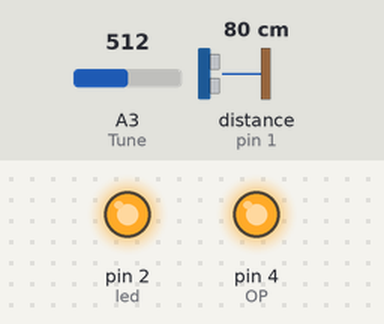
Recording of a sketch running on a simulated Arduino Uno, built with avr-gcc and run on an emulated ATmega328P. On the bench: output pins drawn as LEDs (lit = HIGH). Wiring (inferred from the names in the program): ultrasonic range finder: trigger pin 0; echo pin 1. The test bench sets the inputs (shaded band); at power-on: distance to the obstacle (sensor on pin 1) 80 cm, A3 (Tune) = 512. The echo pulse lasts 58.3 µs per cm; pins used as bus, display or sensor lines are not drawn.

Above: at 1.2 s.
1.3 s: distance to the obstacle (sensor on pin 1) set to 86 cm
At 2.4 s:
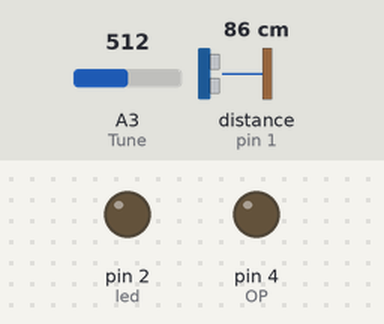
2.8 s: A3 (Tune) set to 530
4.3 s: A3 (Tune) set to 553
At 4.5 s:
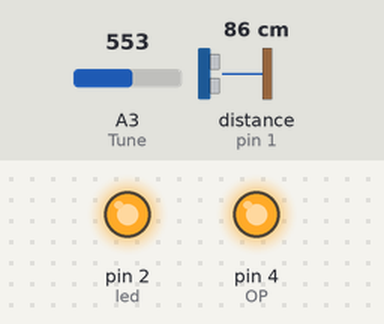
7.3 s: A3 (Tune) set to 511
At 8.2 s:
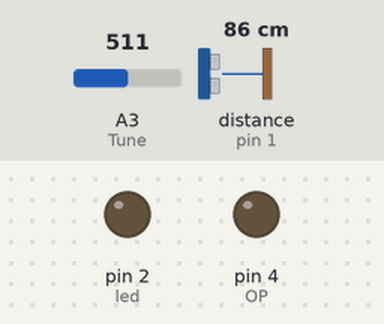
8.8 s: A3 (Tune) set to 716
At 9.0 s:
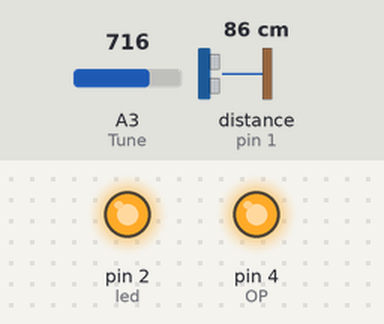
Timing chart, 0 to 11.8 s (numbered marks = the images above; inputs shaded):
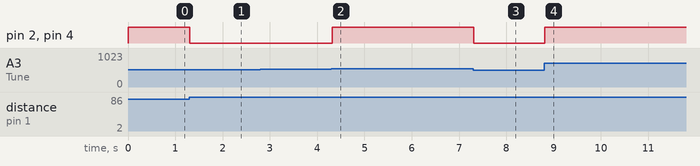

Measured:
- the behaviour switches between 81 and 82 cm on distance to the obstacle (sensor on pin 1) (found by bisection; images 0 and 1)
- the behaviour switches between 545 and 546 on A3 (Tune) (found by bisection; images 1 and 2)
- after the input at 1.3 s, pin 2 (led), pin 4 (OP): HIGH → LOW at once
- after the input at 2.8 s, every drawn part: stays the same
- after the input at 4.3 s, pin 2 (led), pin 4 (OP): LOW → HIGH at once
- after the input at 7.3 s, pin 2 (led), pin 4 (OP): HIGH → LOW at once
- after the input at 8.8 s, pin 2 (led), pin 4 (OP): LOW → HIGH at once

The sketch:

mekatronik_obsticle_avoidance.ino
```cpp
#define TP 0      //Trig_pin
#define EP 1      //Echo_pin
#define OP 4         //Outputpin
#define Tune A3       //pin for potensiometer
#define led  2

int obsticleavoid= 20; //avstond att börja undvika hindret
int sampletime = 30; // Microseconds OBS LJUDVÅGENS TID ÄR INTE MEDRÄKNAD
int x=0;
void setup(){
  pinMode(TP,OUTPUT);       // set TP output for trigger
  pinMode(EP,INPUT);        // set EP input for echo
  pinMode(Tune,INPUT);        // set EP input for echo
  pinMode(led, OUTPUT);
  pinMode(OP, OUTPUT);
  //Serial.begin(9600);      // init serial 9600

}

void loop(){
  digitalWrite(led, LOW);                                                                           //ONLY FOR TESTING
  long microseconds = TP_init();
  long distacne_cm = Distance(microseconds);

 x=analogRead(Tune);
  obsticleavoid = map(x, 0, 1023, 15, 150);
  if (distacne_cm < 1){  //DEBug sequence, denna verkar snabbast hittils men kanske transistor är att föredra
      pinMode(EP,OUTPUT);
      digitalWrite(EP, LOW);
      pinMode(EP,INPUT);
  }
  else if (distacne_cm < obsticleavoid){    // start avoidance
   // Obsticle avoidance code
    digitalWrite(OP, HIGH);
    digitalWrite(led, HIGH);

  }

  else{
  digitalWrite(OP, LOW);
  digitalWrite(led, LOW);
  }
  delay(sampletime);
}

long Distance(long time)
{
  long distacne;
    distacne = time /29 / 2  ;     // Distance_CM  = ((Duration of high level)*(Sonic :340m/s))/2
  return distacne;
}
long TP_init()
{
  digitalWrite(TP, LOW);
  delayMicroseconds(2);
  digitalWrite(TP, HIGH);                 // pull the Trig pin to high level for more than 10us impulse
  delayMicroseconds(10);
  digitalWrite(TP, LOW);
  long microseconds = pulseIn(EP,HIGH);   // waits for the pin to go HIGH, and returns the length of the pulse in microseconds
  return microseconds;   // return microseconds
}
```
